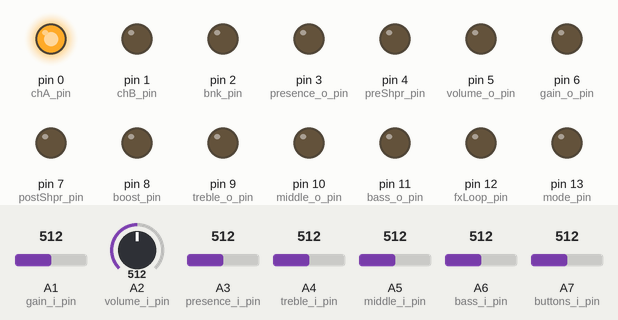
Simulated run of this sketch. Board: Arduino Nano, built with avr-gcc and run on an emulated ATmega328P. Parts: output pins drawn as LEDs (lit = HIGH). Inputs (shaded band) come from the test bench; at power-on: A1 (gain_i_pin) = 512, A2 (volume_i_pin) = 512, A3 (presence_i_pin) = 512, A4 (treble_i_pin) = 512, A5 (middle_i_pin) = 512, A6 (bass_i_pin) = 512, A7 (buttons_i_pin) = 512. EEPROM starts erased.

Above: at 0.6 s.
Timing chart, 0 to 2.1 s (numbered marks = the images above):
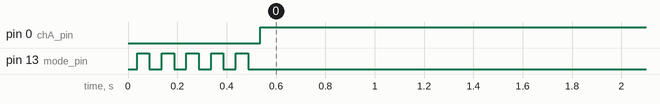

Measured:
- by itself, pin 0 (chA_pin): LOW → HIGH at 0.54 s
- by itself, pin 13 (mode_pin): alternates HIGH for 0.05 s and LOW for 0.05 s, 10 changes in all, then stays LOW

The sketch:

Programacao_Arduino.ino
```cpp
#include <EEPROM.h>

//*** 0.1 - PIN INITIALIZATION ***//
// Initialize DigitalOuts
const byte chA_pin       =  0;
const byte chB_pin       =  1;
const byte bnk_pin       =  2;
const byte preShpr_pin   =  4;
const byte postShpr_pin  =  7;
const byte boost_pin     =  8;
const byte fxLoop_pin    = 12;
const byte mode_pin      = 13;

// Initialize AnalogOuts
const byte gain_o_pin      =  6;
const byte volume_o_pin    =  5;
const byte presence_o_pin  =  3;
const byte treble_o_pin    =  9;
const byte middle_o_pin    = 10;
const byte bass_o_pin      = 11;

// Initialize AnalogIns
const byte gain_i_pin      = A1;
const byte volume_i_pin    = A2;
const byte presence_i_pin  = A3;
const byte treble_i_pin    = A4;
const byte middle_i_pin    = A5;
const byte bass_i_pin      = A6;
const byte buttons_i_pin   = A7;


//*** 0.2 - VARIABLE INITIALIZATION ***//

struct chMemForm { //Estrutura para ler e escrever na EEPROM
  byte buttonData;
  byte gain_PWM;
  byte volume_PWM;
  byte presence_PWM;
  byte treble_PWM;
  byte middle_PWM;
  byte bass_PWM;
  byte unused;
};

struct buttonVarForm {
  byte channel_var;
  bool bnk_var;
  bool preShpr_var;
  bool postShpr_var;
  bool boost_var;
  bool fxLoop_var;
  bool mode_var; //Recall Preset PWM values
};

// Data aquisition variables
bool recentLoad = 0;
bool equalPotParam = 0;
byte oldReadPotParam[6];
byte newReadPotParam[6];
byte toWritePotParam[6];
byte loadedPotParam[6];
byte buttonFlag = 0; //1 save, 2 mode, 3 ch1, 4 ch2, 5 ch3, 6 bnk, 7 pre, 8 post, 9 boost, 10 fxloop
byte old_buttonFlag = 0;
int old_bttn_value;
int new_bttn_value;
byte bttn_qntfctn_vals[11];
bool loadedButtonFlags[4];

int extRef;
int temp_extRef;

/*// Present time variables
int channel_var = 1;
bool bnk_var = LOW;
bool preShpr_var = LOW;
bool postShpr_var = LOW;
bool boost_var = LOW;
bool fxLoop_var = LOW;
bool mode_var = LOW; //Panel or Preset */ //Optou-se pelo "buttonVarForm"

buttonVarForm readButtons; //Variavel guarda a última informação relevante aos botões.

//function headers
void readPots( byte arr[] );
int readButtonsFunc( int b );
void saveCurrentChannel();
void loadFromEEPROM();
int memAddr( int ch, int bnk);
byte buttonFlags2Byte ( buttonVarForm rB );
void buttonByte2Flags (byte var, bool *arr);

void setup() {
  //Changing timer frequency
  TCCR0B = TCCR0B & 0b11111000 | 0b1; //Set pin 5 and  6 PWM to 62.50 kHz
  TCCR1B = TCCR1B & 0b11111000 | 0b1; //Set pin 9 and 10 PWM to 31.25 kHz
  TCCR2B = TCCR2B & 0b11111000 | 0b1; //Set pin 3 and 11 PWM to 31.25 kHz

  //analogReference(EXTERNAL);

  // DigitalOuts
  pinMode( chA_pin,      OUTPUT );
  pinMode( chB_pin,      OUTPUT );
  pinMode( bnk_pin,      OUTPUT );
  pinMode( postShpr_pin, OUTPUT );
  pinMode( preShpr_pin,  OUTPUT );
  pinMode( boost_pin,    OUTPUT );
  pinMode( fxLoop_pin,   OUTPUT );
  pinMode( mode_pin,     OUTPUT );

  readPots(oldReadPotParam);
  readPots(newReadPotParam);

  // Present time variables
  readButtons.channel_var = 1;
  readButtons.bnk_var = LOW;
  readButtons.preShpr_var = LOW;
  readButtons.postShpr_var = LOW;
  readButtons.boost_var = LOW;
  readButtons.fxLoop_var = LOW;
  readButtons.mode_var = LOW; //Panel or Preset


  bttn_qntfctn_vals[0] = 0;
  bttn_qntfctn_vals[1] = 256/20;
  for(int i = 2; i < 11; ++i ){
    bttn_qntfctn_vals[i] = bttn_qntfctn_vals[1] + (i-1)*256/10;
  }

  //For debug ONLY---
  extRef = analogRead(buttons_i_pin);

  old_bttn_value = readButtonsFunc(buttons_i_pin);
  new_bttn_value = readButtonsFunc(buttons_i_pin);

}

void loop() {

  /******** Data Aquisition ********/

  do {
    buttonFlag = 0;
    readPots(newReadPotParam); //array with new potentiometer values

    temp_extRef = analogRead( buttons_i_pin );
    while( extRef < temp_extRef ){
      extRef = temp_extRef;
      temp_extRef = analogRead( buttons_i_pin );
    }

    //  read Buttons
    do {                                                  // Loop assures that the
      old_bttn_value = new_bttn_value;                    // new_bttn_value is
      delay(640);                                         // accurate to prevent
      new_bttn_value = readButtonsFunc(buttons_i_pin);    // wrong measurementss (eg.
    } while( old_bttn_value != new_bttn_value );          // due to bad switches).


    for(int i = 0; i <= 10 && buttonFlag == 0; i++ ){ //quantificar o valor obtido para uma tabela de 10 valores
      if( new_bttn_value < bttn_qntfctn_vals[i]){
        buttonFlag = i;
      }
    }

    if (buttonFlag == 0){
      old_buttonFlag = 0;
    }

    equalPotParam = cmpPotParam( oldReadPotParam, newReadPotParam, recentLoad );
  } while( !(old_buttonFlag == 0) );
  /*********************************/

  /******** Data Processing ********/
  if( !equalPotParam )
    for(int i = 0; i <= 5; i++)
      toWritePotParam[i] = newReadPotParam[i];

  if( buttonFlag >= 1 && buttonFlag <= 10 ){
    switch ( buttonFlag ){
      case 1:   //save
        saveCurrentChannelEEPROM();
        break;
      case 2:   //mode
        readButtons.mode_var = !readButtons.mode_var;
        break;
      case 3:   //ch1
        readButtons.channel_var = 1;
        loadFromEEPROM();
        break;
      case 4:   //ch2
        readButtons.channel_var = 2;
        loadFromEEPROM();
        break;
      case 5:   //ch3
        readButtons.channel_var = 3;
        loadFromEEPROM();
        break;
      case 6:   //bnk
        readButtons.bnk_var = !readButtons.bnk_var;
        loadFromEEPROM();
        break;
      case 7:   //pre
        readButtons.preShpr_var = !readButtons.preShpr_var;
        break;
      case 8:   //post
        readButtons.postShpr_var = !readButtons.postShpr_var;
        break;
      case 9:   //boost
        readButtons.boost_var = !readButtons.boost_var;
        break;
      case 10:  //fxloop
        readButtons.fxLoop_var = !readButtons.fxLoop_var;
        break;
    }
  }

  /*********************************/

  /********** Data Output **********/
  if( buttonFlag >= 1 && buttonFlag <= 10 && buttonFlag != old_buttonFlag || oldReadPotParam != newReadPotParam){

    digitalWrite(chA_pin,       readButtons.channel_var == 1 );
    digitalWrite(chB_pin,       readButtons.channel_var == 2 );
    digitalWrite(bnk_pin,       readButtons.bnk_var          );
    digitalWrite(mode_pin,      readButtons.mode_var         );

    digitalWrite(preShpr_pin,   readButtons.preShpr_var      );
    digitalWrite(postShpr_pin,  readButtons.postShpr_var     );
    digitalWrite(boost_pin,     readButtons.boost_var        );
    digitalWrite(fxLoop_pin,    readButtons.fxLoop_var       );

    if( readButtons.mode_var ){

      analogWrite(gain_o_pin,     loadedPotParam[0] );
      analogWrite(volume_o_pin,   loadedPotParam[1] );
      analogWrite(presence_o_pin, loadedPotParam[2] );
      analogWrite(treble_o_pin,   loadedPotParam[3] );
      analogWrite(middle_o_pin,   loadedPotParam[4] );
      analogWrite(bass_o_pin,     loadedPotParam[5] );

    }
    else{
      analogWrite(gain_o_pin,     toWritePotParam[0] );
      analogWrite(volume_o_pin,   toWritePotParam[1] );
      analogWrite(presence_o_pin, toWritePotParam[2] );
      analogWrite(treble_o_pin,   toWritePotParam[3] );
      analogWrite(middle_o_pin,   toWritePotParam[4] );
      analogWrite(bass_o_pin,     toWritePotParam[5] );
    }

  }
  /*********************************/
  old_buttonFlag = buttonFlag;
  //buttonFlag = 0;
  for( int i = 0; i < 6; i++ ){
    oldReadPotParam[i] = newReadPotParam[i];
  }
}

//////////// EXTRA Functions //////////////
void readPots(byte arr[] ){
  arr[0] = analogRead(gain_i_pin)/4;
  arr[1] = analogRead(volume_i_pin)/4;
  arr[2] = analogRead(presence_i_pin)/4;
  arr[3] = analogRead(treble_i_pin)/4;
  arr[4] = analogRead(middle_i_pin)/4;
  arr[5] = analogRead(bass_i_pin)/4;
}

int readButtonsFunc(int b){
  return ((analogRead(b)/4) * 256)/(extRef/4);
}


void saveCurrentChannelEEPROM(){
  int addr = memAddr( readButtons.channel_var, readButtons.bnk_var );

  byte buttonByte = buttonFlags2Byte ( readButtons );
  chMemForm toSave = {
    buttonByte,
    newReadPotParam[0],
    newReadPotParam[1],
    newReadPotParam[2],
    newReadPotParam[3],
    newReadPotParam[4],
    newReadPotParam[5],
    0,
  };
  EEPROM.put( addr, toSave);

  for(int i = 1; i <= 5; i++){
    digitalWrite( mode_pin, !readButtons.mode_var );
    delay( 3200 );
    digitalWrite( mode_pin, readButtons.mode_var  );
    delay( 3200 );
  }
}

void loadFromEEPROM(){
  chMemForm lD;
  EEPROM.get( memAddr(readButtons.channel_var,readButtons.bnk_var) , lD);

  buttonByte2Flags ( lD.buttonData, loadedButtonFlags );

  readButtons.preShpr_var =   loadedButtonFlags[0] ;
  readButtons.postShpr_var =  loadedButtonFlags[1] ;
  readButtons.boost_var =     loadedButtonFlags[2] ;
  readButtons.fxLoop_var =    loadedButtonFlags[3] ;

  loadedPotParam[0] = lD.gain_PWM     ;
  loadedPotParam[1] = lD.volume_PWM   ;
  loadedPotParam[2] = lD.presence_PWM ;
  loadedPotParam[3] = lD.treble_PWM   ;
  loadedPotParam[4] = lD.middle_PWM   ;
  loadedPotParam[5] = lD.bass_PWM     ;

  for( int i = 0; i <= 5; i++ ){
    toWritePotParam[i] = loadedPotParam[i];
  }

  recentLoad = HIGH;
}


int memAddr( int ch, int bnk){
  unsigned addr = (ch-1) * 0x10 ;
  if( bnk )
    addr += 0x8;
  return addr;
}


byte buttonFlags2Byte ( buttonVarForm rB ){   // byte is {0 0 0 0 pre post boost fx}
  byte b = 0;
  if( rB.fxLoop_var )
    b += B0001;
  if( rB.boost_var )
    b += B0010;
  if( rB.postShpr_var )
    b += B0100;
  if( rB.preShpr_var )
    b += B1000;
  return b;
}


void buttonByte2Flags (byte var, bool arr[4]){  //flags array is {pre, post, boost, fx}
  arr[3] = var%2;
  arr[2] = (var/2)%2;
  arr[1] = (var/4)%2;
  arr[0] = (var/8)%2;

}

bool cmpPotParam( byte *a, byte *b, bool flag){
  for( int i = 0; i <= 5 ; i++ ) {
    if( a[i] != b[i] && (!flag || a[i]-b[i] >= 4 || a[i]-b[i] <= -4 ) ){
      flag = LOW;
      return false;
    }
  }
  return true;
}
```
